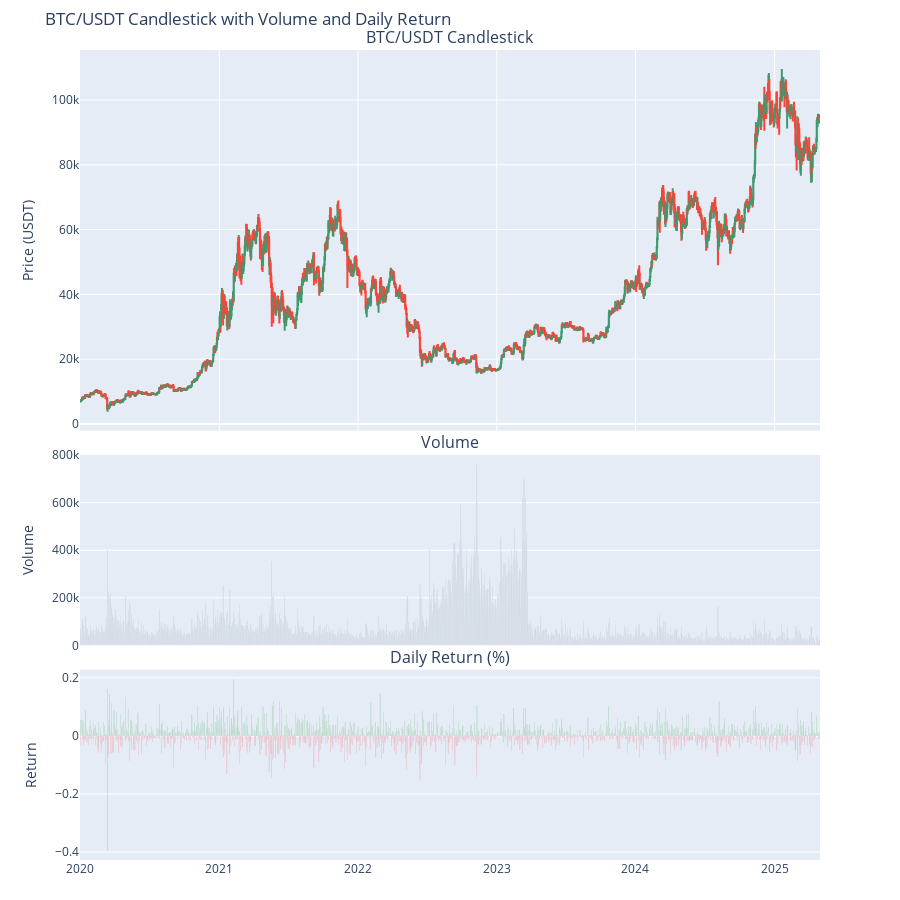

The code cell stored with this chart in its notebook:
### Code cell
# Create 3-row subplot layout
fig = make_subplots(
    rows=3, cols=1,
    shared_xaxes=True,
    vertical_spacing=0.03,
    row_heights=[0.5, 0.25, 0.25],
    subplot_titles=("BTC/USDT Candlestick", "Volume", "Daily Return (%)")
)

# Row 1: Candlestick
fig.add_trace(go.Candlestick(
    x=df.index,
    open=df["open"],
    high=df["high"],
    low=df["low"],
    close=df["close"],
    name="Price"
), row=1, col=1)

# Row 2: Volume (bar)
fig.add_trace(go.Bar(
    x=df.index,
    y=df["volume"],
    marker_color='gray',
    name="Volume"
), row=2, col=1)

daily_ret = df["close"].pct_change()
# Row 3: Daily Return (bar or line, here we use bar)
fig.add_trace(go.Bar(
    x=df.index,
    y=daily_ret,
    marker_color=daily_ret.apply(lambda x: 'green' if x >= 0 else 'red'),
    name="Daily Return"
), row=3, col=1)

# Layout tweaks
fig.update_layout(
    title="BTC/USDT Candlestick with Volume and Daily Return",
    xaxis_rangeslider_visible=False,
    height=900,
    showlegend=False,
    margin=dict(t=50, b=40)
)

fig.update_yaxes(title_text="Price (USDT)", row=1, col=1)
fig.update_yaxes(title_text="Volume", row=2, col=1)
fig.update_yaxes(title_text="Return", row=3, col=1)

fig.show()

### Figure 1 — Plotly figure (JSON) as saved in the notebook; plotly's stock layout.template omitted (floating-point values rounded to 4 significant figures; data arrays with more than 128 entries replaced by an {"elided": "..."} marker saying what was removed)
{"data": [{"close": {"elided": "1947 float values"}, "high": {"elided": "1947 float values"}, "low": {"elided": "1947 float values"}, "name": "Price", "open": {"elided": "1947 float values"}, "type": "candlestick", "x": {"elided": "1947 str values"}, "xaxis": "x", "yaxis": "y"}, {"marker": {"color": "gray"}, "name": "Volume", "type": "bar", "x": {"elided": "1947 str values"}, "xaxis": "x2", "y": {"elided": "1947 float values"}, "yaxis": "y2"}, {"marker": {"color": {"elided": "1947 str values"}}, "name": "Daily Return", "type": "bar", "x": {"elided": "1947 str values"}, "xaxis": "x3", "y": {"elided": "1947 float values"}, "yaxis": "y3"}], "layout": {"annotations": [{"font": {"size": 16}, "showarrow": false, "text": "BTC/USDT Candlestick", "x": 0.5, "xanchor": "center", "xref": "paper", "y": 1, "yanchor": "bottom", "yref": "paper"}, {"font": {"size": 16}, "showarrow": false, "text": "Volume", "x": 0.5, "xanchor": "center", "xref": "paper", "y": 0.5, "yanchor": "bottom", "yref": "paper"}, {"font": {"size": 16}, "showarrow": false, "text": "Daily Return (%)", "x": 0.5, "xanchor": "center", "xref": "paper", "y": 0.235, "yanchor": "bottom", "yref": "paper"}], "height": 900, "margin": {"b": 40, "t": 50}, "showlegend": false, "title": {"text": "BTC/USDT Candlestick with Volume and Daily Return"}, "xaxis": {"anchor": "y", "domain": [0, 1], "matches": "x3", "rangeslider": {"visible": false}, "showticklabels": false}, "xaxis2": {"anchor": "y2", "domain": [0, 1], "matches": "x3", "showticklabels": false}, "xaxis3": {"anchor": "y3", "domain": [0, 1]}, "yaxis": {"anchor": "x", "domain": [0.53, 1], "title": {"text": "Price (USDT)"}}, "yaxis2": {"anchor": "x2", "domain": [0.265, 0.5], "title": {"text": "Volume"}}, "yaxis3": {"anchor": "x3", "domain": [0, 0.235], "title": {"text": "Return"}}}}
